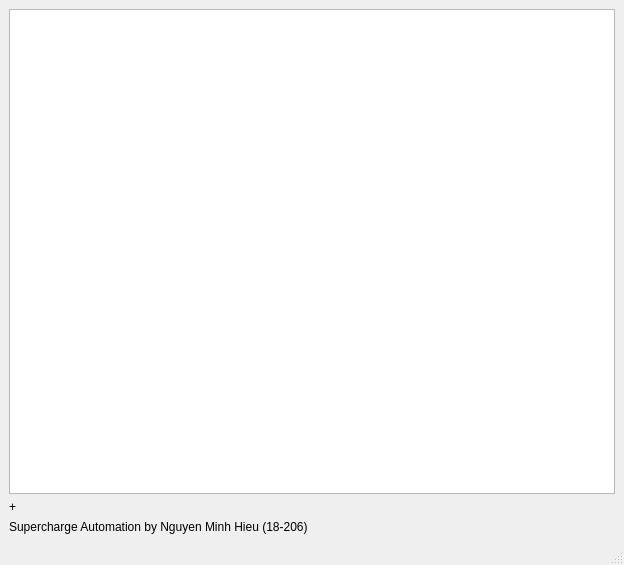
<?xml version="1.0" encoding="UTF-8"?>
<ui version="4.0">
 <class>MainWindow</class>
 <widget class="QMainWindow" name="MainWindow">
  <property name="geometry">
   <rect>
    <x>0</x>
    <y>0</y>
    <width>624</width>
    <height>565</height>
   </rect>
  </property>
  <property name="windowTitle">
   <string>MainWindow</string>
  </property>
  <widget class="QWidget" name="centralwidget">
   <layout class="QVBoxLayout" name="verticalLayout">
    <item>
     <widget class="QPlainTextEdit" name="plainTextEdit"/>
    </item>
    <item>
     <widget class="QLabel" name="label_2">
      <property name="text">
       <string>+</string>
      </property>
     </widget>
    </item>
    <item>
     <widget class="QLabel" name="label">
      <property name="text">
       <string>Supercharge Automation by Nguyen Minh Hieu (18-206)</string>
      </property>
     </widget>
    </item>
   </layout>
  </widget>
  <widget class="QMenuBar" name="menubar">
   <property name="geometry">
    <rect>
     <x>0</x>
     <y>0</y>
     <width>624</width>
     <height>21</height>
    </rect>
   </property>
  </widget>
  <widget class="QStatusBar" name="statusbar"/>
 </widget>
 <resources/>
 <connections/>
</ui>
